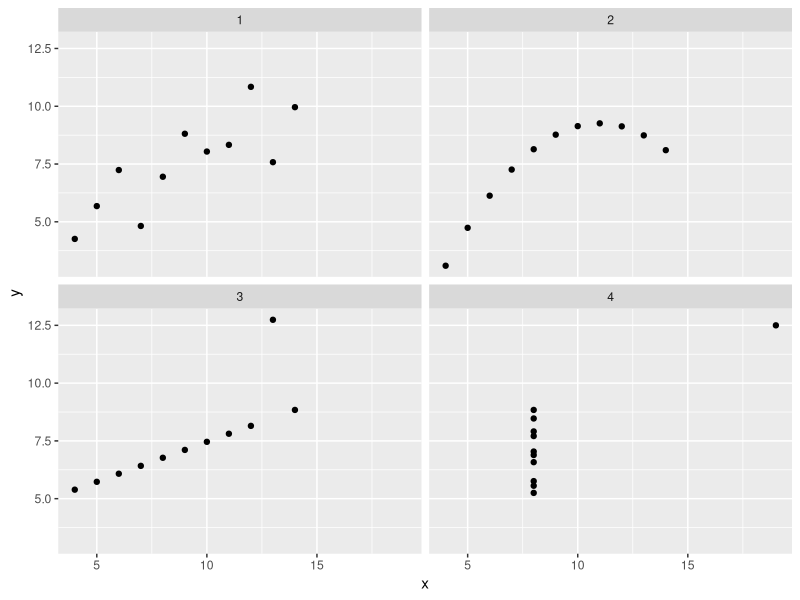
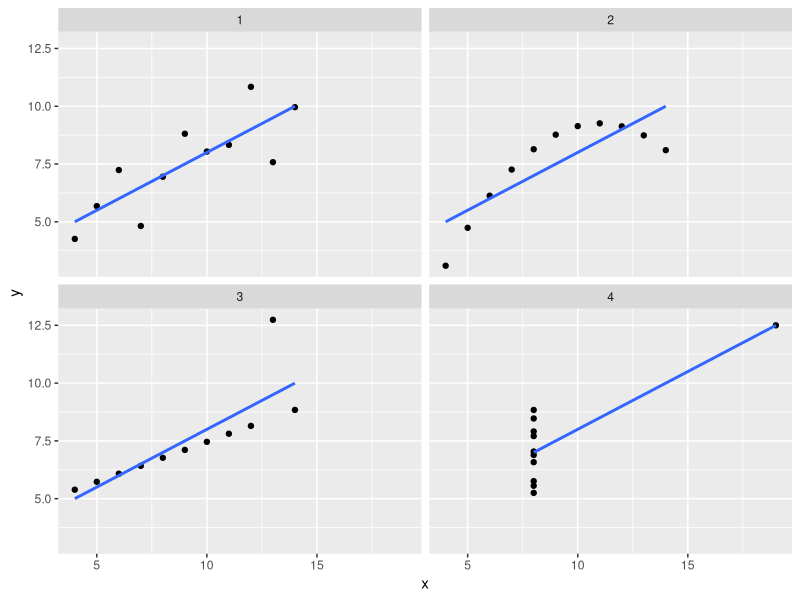

R code for these plots, in order:
## ---- chunk 1
knitr::opts_chunk$set(echo = TRUE)
## ---- chunk 2
library(ggplot2)
library(dplyr)
library(tidyr)
library(corrplot)
## ---- chunk 3
data <- data.frame('x' = c(anscombe$x1, anscombe$x2, anscombe$x3, anscombe$x4), 
                   'y' = c(anscombe$y1, anscombe$y2, anscombe$y3, anscombe$y4),
                   'set' =  rep(c(1:4), each = 11))
ggplot(data, aes(x, y)) +
  geom_point() +
  facet_wrap(~ set)
## ---- chunk 4
setNames(aggregate(data[, 1:2], list(data$set), mean), c('set', 'mean_x', 'mean_y'))

## ---- chunk 5
setNames(aggregate(data[, 1:2], list('Sd' = data$set), sd),  c('set', 'sd_x', 'sd_y'))
## ---- chunk 6
data %>% group_by(set) %>% summarise(cor_pearson = cor.test(x,y, method = 'pearson')$estimate, 
                                      cor_kendall = cor.test(x,y, method = 'kendall')$estimate,
                                      cor_spearmen = cor.test(x,y, method = 'spearman')$estimate)
## ---- chunk 7
data %>% group_by(set) %>% summarise(p_pearson = cor.test(x,y, method = 'pearson')$p.value,
                                     p_kendall = cor.test(x,y, method = 'kendall')$p.value,
                                     p_spearmen = cor.test(x,y, method = 'spearman')$p.value)

                                   
## ---- chunk 8
ggplot(data, aes(x, y)) +
  geom_point() + 
  geom_smooth(method = lm, se = FALSE) +
  facet_wrap(~ set) 
